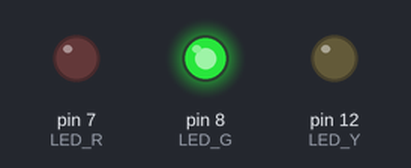
This sketch was run on a simulated Arduino Uno, built with avr-gcc and run on an emulated ATmega328P. Shown: output pins drawn as LEDs (lit = HIGH).

Above: at 3.0 s.
At 7.45 s:
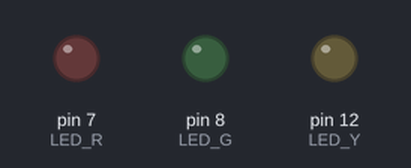
At 11.2 s:
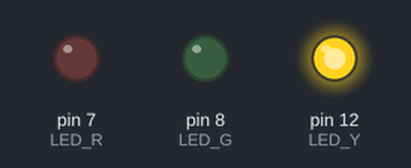
At 14.7 s:
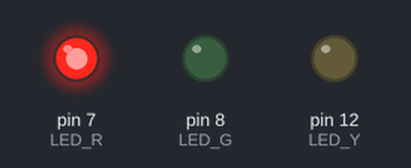
At 18.2 s:
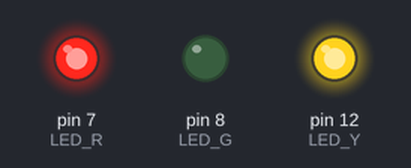
Timing chart, 0 to 25.0 s (numbered marks = the images above):
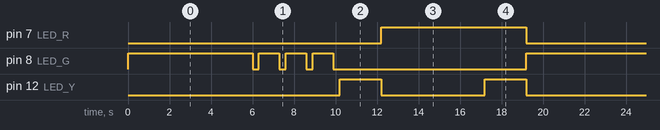

Measured:
- by itself, pin 7 (LED_R): alternates HIGH for 7.0 s and LOW for 12.2 s
- by itself, pin 8 (LED_G): repeats every 19.2 s: 3 × (LOW 0.30 s, HIGH 1.0 s), LOW 9.3 s, HIGH 6.0 s
- by itself, pin 12 (LED_Y): repeats every 19.2 s: LOW 5.0 s, HIGH 2.0 s, LOW 10.2 s, HIGH 2.0 s

The sketch:

Led_ext.ino
```cpp
void setup() {
  // put your setup code here, to run once:
  int LED_Y = 12;
  int LED_R = 7;
  int LED_G = 8;
  pinMode(LED_R, OUTPUT);
  pinMode(LED_G, OUTPUT);
  pinMode(LED_Y, OUTPUT);
}

void loop() {
  // put your main code here, to run repeatedly:
  int LED_Y = 12;
  int LED_R = 7;
  int LED_G = 8;

  digitalWrite(LED_G, HIGH);
  delay(5000);
  digitalWrite(LED_G, LOW);
  for (int i = 0; i <= 3; i++) {
    digitalWrite(LED_G, HIGH);
    delay(1000);
    digitalWrite(LED_G, LOW);
    delay(300);
  }
  digitalWrite(LED_G, LOW);
  digitalWrite(LED_Y, HIGH);
  delay(2000);
  digitalWrite(LED_Y, LOW);
  digitalWrite(LED_R, HIGH);
  delay(5000);
  digitalWrite(LED_Y, HIGH);
  delay(2000);
  digitalWrite(LED_R, LOW);
  digitalWrite(LED_Y, LOW);
}
```
